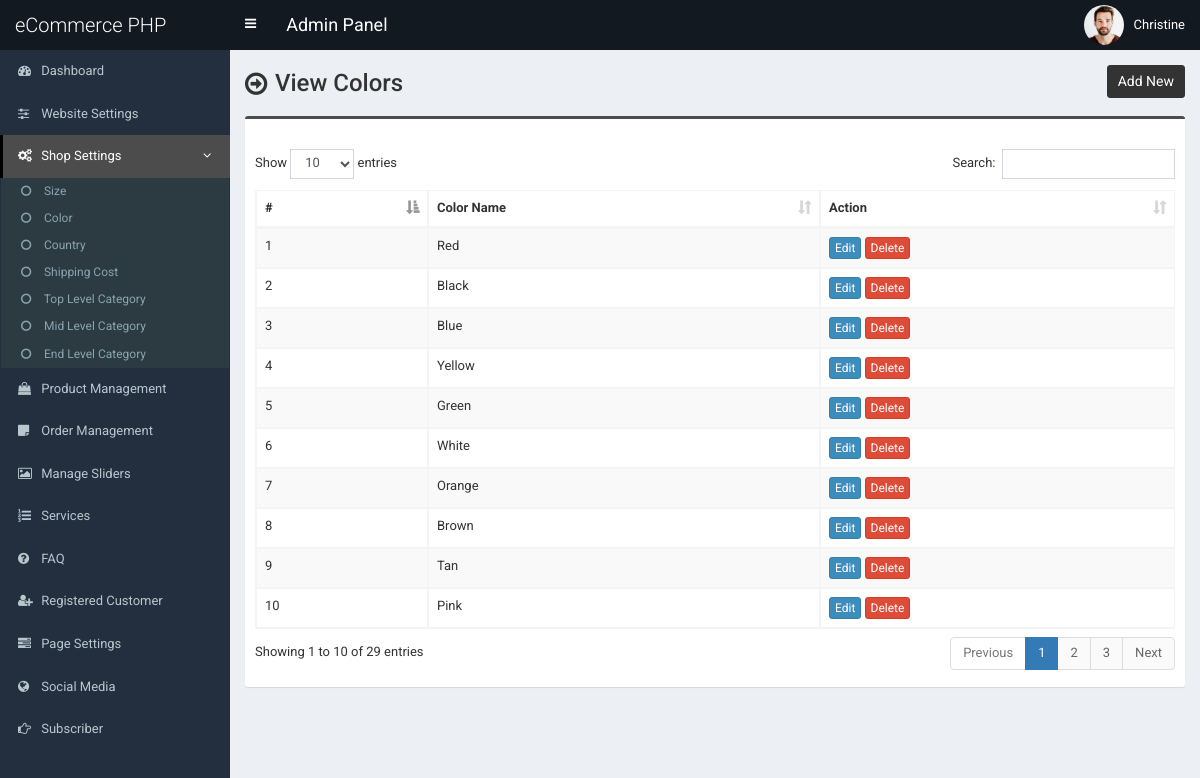
The app's page /admin/color.php (signed in), older data.
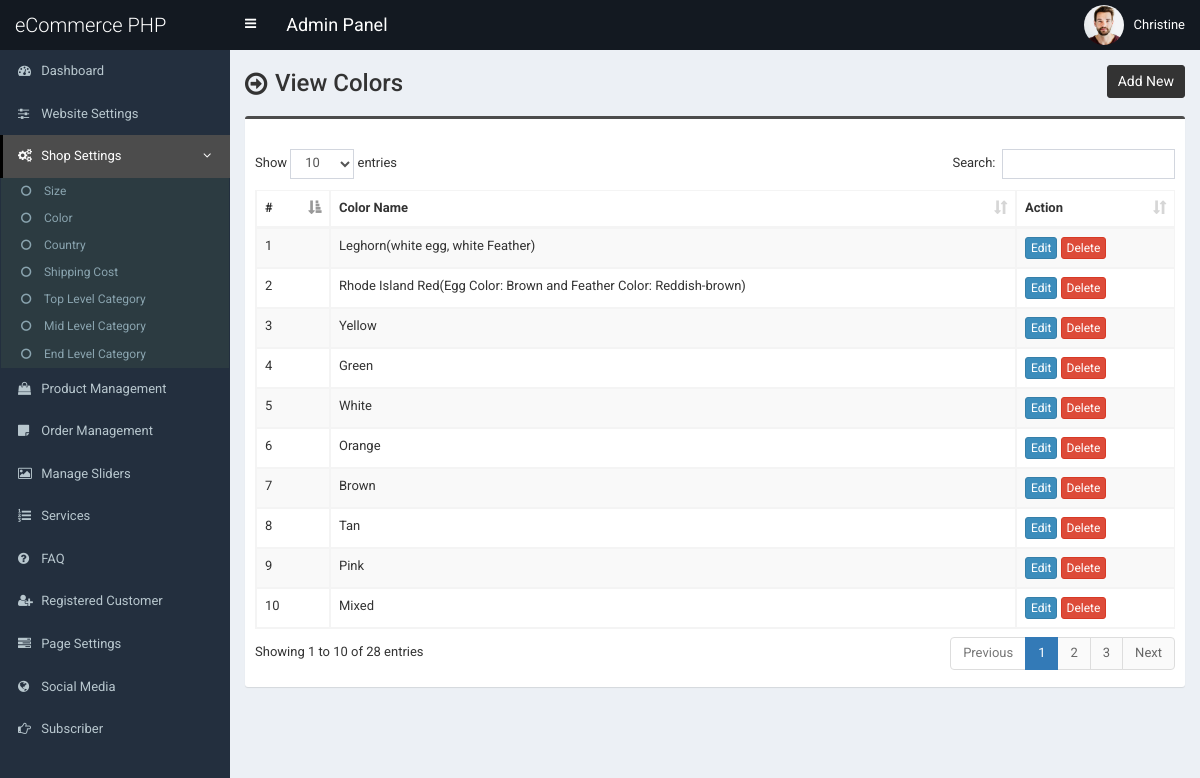
The same page, newer data.
### tables this page shows
CREATE TABLE `tbl_color` (
  `color_id` int(11) NOT NULL,
  `color_name` varchar(255) NOT NULL
);

### admin/color.php (the view, shortened to what this page needs)
<?php require_once('header.php'); ?>
<section class="content-header">
	<div class="content-header-left">
		<h1>View Colors</h1>
	</div>
	<div class="content-header-right">
		<a href="color-add.php" class="btn btn-primary btn-sm">Add New</a>
	</div>
</section>
<section class="content">
  <div class="row">
    <div class="col-md-12">
      <div class="box box-info">
        <div class="box-body table-responsive">
          <table id="example1" class="table table-bordered table-hover table-striped">
			<thead>
			    <tr>
			        <th>#</th>
			        <th>Color Name</th>
			        <th>Action</th>
			    </tr>
			</thead>
            <tbody>
            	<?php
            	$i=0;
            	$statement = $pdo->prepare("SELECT * FROM tbl_color ORDER BY color_id ASC");
            	$statement->execute();
            	$result = $statement->fetchAll(PDO::FETCH_ASSOC);
            	foreach ($result as $row) {
            		$i++;
            		?>
					<tr>
	                    <td><?php echo $i; ?></td>
	                    <td><?php echo $row['color_name']; ?></td>
	                    <td>
	                        <a href="color-edit.php?id=<?php echo $row['color_id']; ?>" class="btn btn-primary btn-xs">Edit</a>
	                        <a href="#" class="btn btn-danger btn-xs" data-href="color-delete.php?id=<?php echo $row['color_id']; ?>" data-toggle="modal" data-target="#confirm-delete">Delete</a>
	                    </td>
	                </tr>
            		<?php
            	}
            	?>
            </tbody>
          </table>
        </div>
      </div>
</section>
<?php require_once('footer.php'); ?>

Row changes from the older to the newer data that the page shows:
removed tbl_color: color_name "Blue"
changed tbl_color: color_name "Red" → "Leghorn(white egg, white Feather)"
changed tbl_color: color_name "Black" → "Rhode Island Red(Egg Color: Brown and Feather Color: Reddish-brown)"
now on this page (row unchanged): tbl_color: color_name "Mixed"
Text that changed along with them:
text written by a page script: "Show entries Search: Showing 1 to 10 of 29 entries Previous 1 2 3 Next" → "Show entries Search: Showing 1 to 10 of 28 entries Previous 1 2 3 Next"
